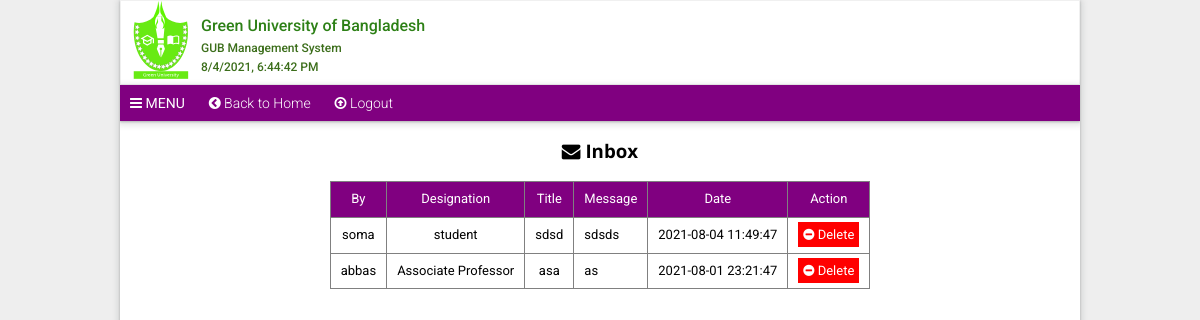
The page /views/admin-messages.php (signed in) on the database its author committed.
### tables this page shows
CREATE TABLE `message` (
  `no` int(10) unsigned NOT NULL AUTO_INCREMENT,
  `title` varchar(100) NOT NULL,
  `message` varchar(400) NOT NULL,
  `designation` varchar(50) NOT NULL DEFAULT 'student',
  `date` datetime NOT NULL DEFAULT current_timestamp(),
  `by` varchar(50) NOT NULL,
  PRIMARY KEY (`no`) USING BTREE,
  UNIQUE KEY `by` (`by`) USING BTREE
);

### views/admin-messages.php (the view, shortened to what this page needs)
<!DOCTYPE html>
<html lang="en">
	<head>
		<link rel="stylesheet" href="normalize.min.css">
		<link rel="stylesheet" href="https://cdnjs.cloudflare.com/ajax/libs/font-awesome/4.7.0/css/font-awesome.css" />
	</head>
	<body>
		<div class="container" id="style-1">
			<div class="header">
				<header class="head-section">
					<div class="logo"><img src="img/logo.svg" alt="logo" width="80px" height="auto" /></div>
					<h1 class="hTitle">Green University of Bangladesh <br><sub class="sub"> <i>GUB Management System</i> </sub></h1>
				</header>
			</div>
			<div class="navbar">
				<a id="menu" href="#" style="font-weight: normal"><i class="fa fa-bars"></i> MENU</a>
				<a href="admin-home.php"><i class="fa fa-chevron-circle-left"></i> Back to Home</a>
				<a href="logout.php"><i class="fa fa-arrow-circle-o-up"></i> Logout</a>
			</div>
		    <div style="overflow-x: auto;">
		    	<h3 style="text-align: center;"><i class="fa fa-envelope"></i> Inbox</h3>
		    	<table border="1">
		    		<tr style="background-color: purple;"> <td> By </td> <td>Designation</td> <td> Title </td> <td>Message</td>  <td>Date</td>  <td>Action</td> </tr>
		    	    <?php
                     require_once("core/dbm.php");
                     $result = $mysqli->query("SELECT * FROM message ORDER BY date DESC LIMIT 1000 ");
                     while($row = $result->fetch_assoc()){
                     	echo '<tr>';
                     	  echo '<td style="text-align:center">' . $row['by'] .        '</td>';
                     	  echo '<td style="text-align:center">' . $row['designation'] .   '</td>';
                     	  echo '<td style="text-align:center">' . $row['title'] .     '</td>';
                     	  echo '<td>' . $row['message'] .   '</td>';
                     	  echo '<td>' . $row['date'] .   '</td>';
                     	  echo '<td >' . '<a style="background-color: red; color: #fff; padding:5px; text-decoration:none;";  href="delete-message.php?username=' . $row['by'] . ' "  "> <i class="fa fa-minus-circle"></i>  Delete</a>' . '</td>';
                     	echo '</tr>';
                     }
                     ?>
		    	</table>
		    </div>
		</div>
	</body>
</html>

### views/admin-messages.php (style rules this page uses)
table ,tr ,td { border-collapse: collapse; padding: 10px; margin: 0 auto; font-family: 'Roboto' ; font-size: 13px }
tr:first-child td { color:#fff; text-align: center; }
body,html { font-family: 'Open sans'; background: #eee; }
.container { background-color: #fff; box-shadow: 0 1px 2px 0 rgb(60 64 67 / 30%), 0 2px 6px 2px rgb(60 64 67 / 15%); }
.head-section { border: 1px solid #f0f0f0;display: flex;flex-wrap: wrap; }
.head-section .hTitle { font-size: 1em;font-weight: 500;color: #2d8016;margin-top: 1em;font-family: 'Roboto'; }
.head-section .hTitle .sub { font-weight: 500;color: #3C6E1B; }
.navbar { font-family: 'Roboto';font-weight: 300;background-color: purple; position: sticky; top: 0px;box-shadow: 0 1px 2px 0 rgb(60 64 67 / 30%), 0 2px 6px 2px rgb(60 64 67 / 15%); }
.navbar a { color:#fff; text-decoration: none; padding: 10px; font-size: 14px;display:inline-block; }
@media (min-width: 320px) { .container { width: 98% } }
@media (min-width: 481px) { .container { width: 98% } }
@media (min-width: 768px) { .container { width: 80%;margin: 0 auto; height: 95vh; overflow-y: scroll; } }

### rows shown on the page
message: by "soma", designation "student", title "sdsd", message "sdsds", date "2021-08-04 11:49:47"
message: by "abbas", designation "Associate Professor", title "asa", message "as", date "2021-08-01 23:21:47"
